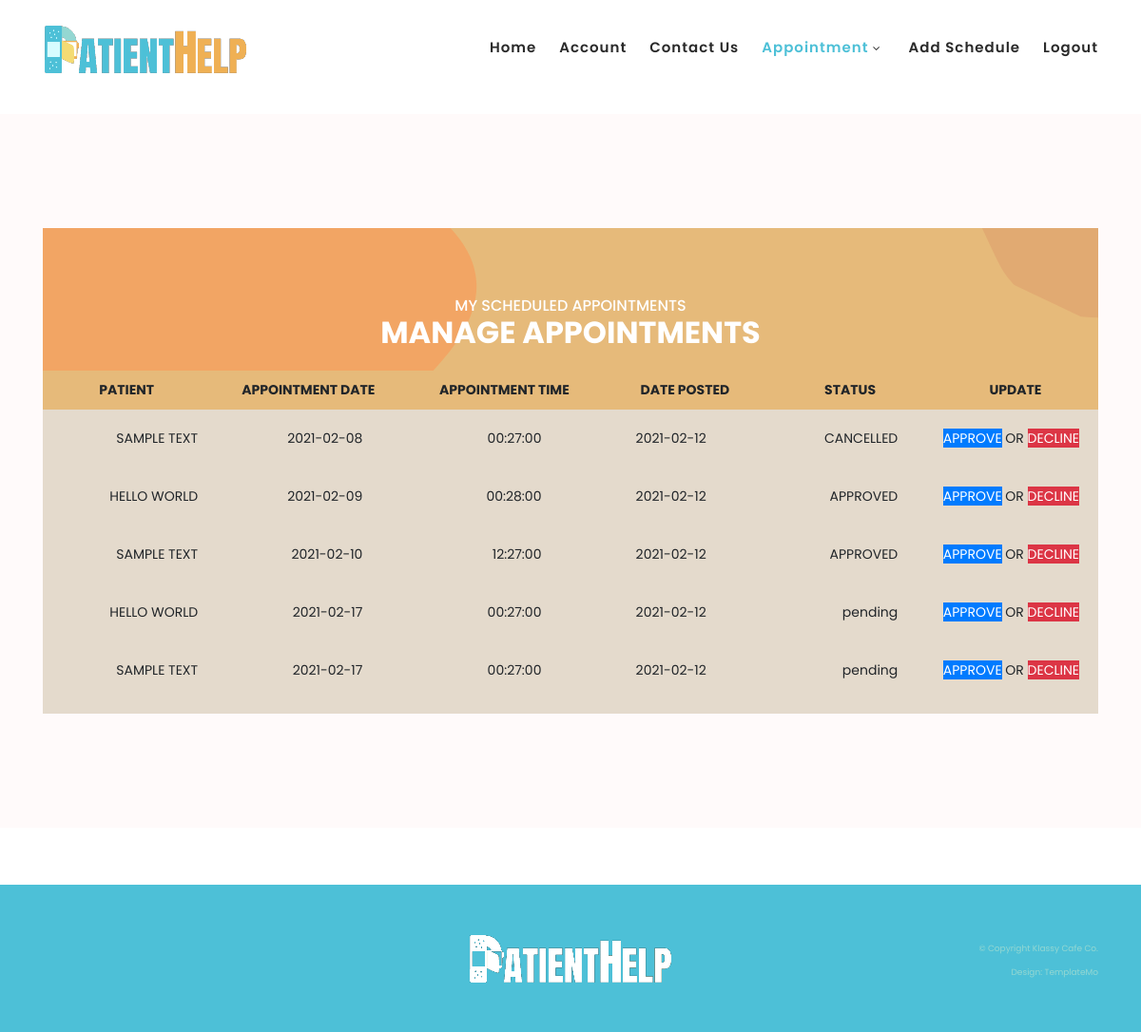
/web_doctor/view_appointment.php (signed in), run on an earlier commit of the app's database.
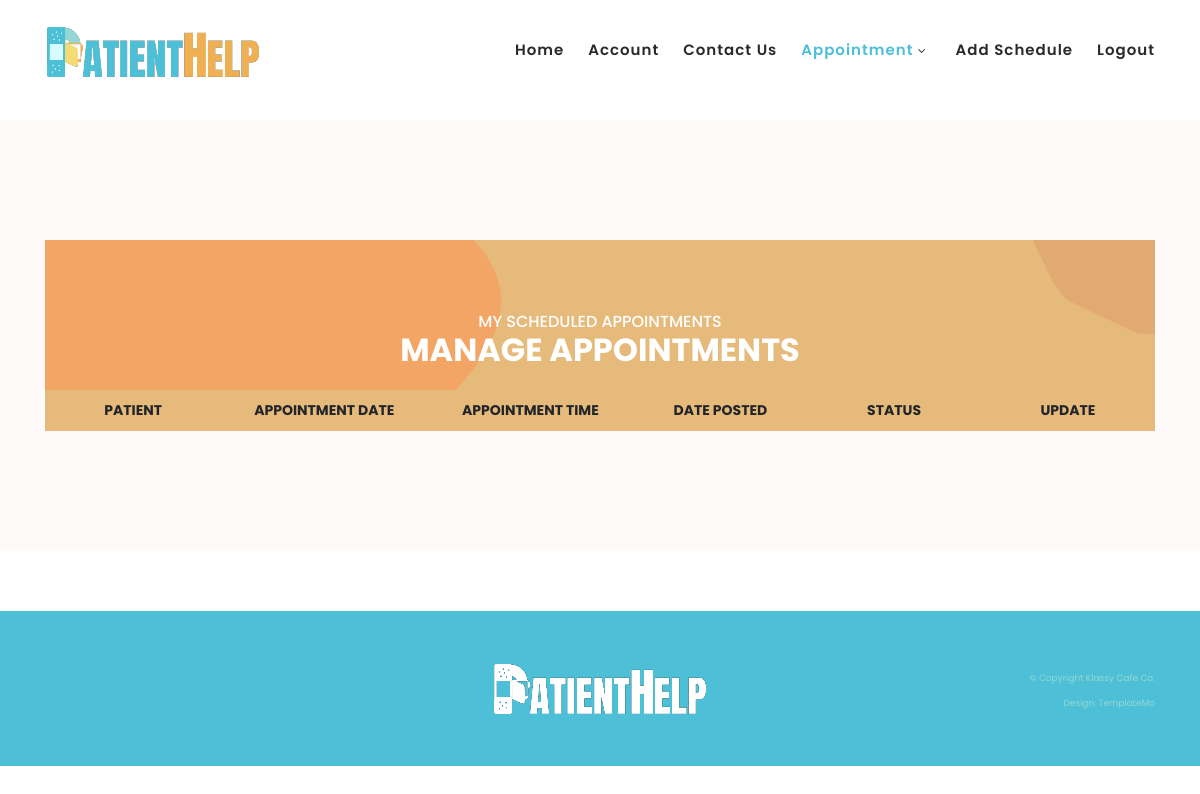
And on a later commit of the database.
### tables this page shows
CREATE TABLE `appointment` (
  `appointment_no` int(11) NOT NULL,
  `appointment_date` date NOT NULL,
  `appointment_time` time NOT NULL,
  `date_posted` date NOT NULL,
  `details` varchar(255) NOT NULL,
  `approval` varchar(50) NOT NULL,
  `patient_id` int(11) NOT NULL,
  `doctor_id` int(11) NOT NULL
);

### web_doctor/view_appointment.php (the view, shortened to what this page needs)
<?php
    if (isset($_SESSION['username'])) {
        $con = mysqli_connect("localhost", "root", "", "patient_care") or die(mysqli_error());
    }
    else {
        header("location: ../index.html");
    }
?>
<!DOCTYPE html>
<html lang="en">
  <head>
  <head>
    <link rel="stylesheet" type="text/css" href="../css/bootstrap.min.css">
    <link rel="stylesheet" type="text/css" href="../css/font-awesome.css">
    <link rel="stylesheet" href="../css/templatemo-klassy-cafe.css">
    <link rel="stylesheet" href="../css/owl-carousel.css">
    <link rel="stylesheet" href="../css/lightbox.css">
	<link rel="stylesheet" href="../css/tempcss.css">
	</head>
    <body>
    <header class="header-area header-sticky">
        <div class="container">
            <div class="row">
                <div class="col-12">
                    <nav class="main-nav">
                        <a href="index_doctor.php" class="logo">
                            <img src="../images/patienthelplogo.png" align="klassy cafe html template">
                        </a>
                        <ul class="nav">
                            <li class="scroll-to-section"><a href="index_doctor.php #top">Home</a></li>
                            <li class="scroll-to-section"><a href="index_doctor.php #about">Account</a></li>
                            <li class="scroll-to-section"><a href="index_doctor.php #contactus">Contact Us</a></li>
                            <li class="submenu">
                                <a href="javascript:;" class="active">Appointment</a>
                            </li>
                            <li><a href="add_schedule.php">Add Schedule</a></li>
                            <li><a href="../logout.php">Logout</a></li>
                        </ul>
                    </nav>
                </div>
            </div>
        </div>
    </header>
    <section class="section" id="menu">
        <div class="container">
            <div class="row">
				<div class="col-lg-12 text-center">
                    <div class="headBnnr">
						<br><br><br>
                        <h6>MY SCHEDULED APPOINTMENTS</h6>
						<h2><b>MANAGE APPOINTMENTS</b></h2>
                    </div>
				</div>
			</div>
		<div class="respoTable">
    <?php
        $user_id = $_SESSION['user_id'];
        $query = mysqli_query($con, "SELECT appointment_no,appointment_date, appointment_time, date_posted, CONCAT(fname, \" \", lname) AS patient_assigned, approval as status FROM `appointment` INNER JOIN patient on patient.patient_id = appointment.patient_id WHERE doctor_id = '".$user_id."' ORDER BY appointment_date asc");
		Print '<table align="center" class="fixed_header mngTable">
			<thead><tr>
				<th>PATIENT</th>
				<th>APPOINTMENT DATE</th>
				<th>APPOINTMENT TIME</th>
				<th>DATE POSTED</th>
				<th>STATUS</th>
				<th>UPDATE</th>
			</tr></thead>';
        while($row = mysqli_fetch_array($query))
        {
            Print '<tr>';
            Print '<td>' . strtoupper($row['patient_assigned']);
            Print '<td>' . $row['appointment_date'];
            Print '<td>' . $row['appointment_time'];
            Print '<td>' . $row['date_posted'];
            Print '<td>' . $row['status'];
            Print "<td><a class='btn-primary' href='../approval.php?id= ".$row['appointment_no']. "'>APPROVE</a><a> OR </a><a class='btn-danger' href='../cancel.php?id= ".$row['appointment_no']. "'> DECLINE</a>";
            Print '</tr>';
        }
    ?>
		</table>
		</div>
		</div>
    </section>
    <footer>
        <div class="container">
            <div class="row">
                <div class="col-lg-4 col-xs-12">
                </div>
                <div class="col-lg-4">
                    <div class="logo">
                        <a href="index_patient.php"><img src="../images/white-logo.png" alt=""></a>
                    </div>
                </div>
                <div class="col-lg-4 col-xs-12">
                    <div class="left-text-content">
                        <p>© Copyright Klassy Cafe Co.
                        <br>Design: TemplateMo</p>
                    </div>
                </div>
            </div>
        </div>
    </footer>
  </body>
</html>

What changed in the data, as far as the page shows it:
removed appointment: patient_assigned "SAMPLE TEXT", appointment_date "2021-02-08", appointment_time "00:27:00", date_posted "2021-02-12", approval "CANCELLED"
removed appointment: patient_assigned "HELLO WORLD", appointment_date "2021-02-09", appointment_time "00:28:00", date_posted "2021-02-12", approval "APPROVED"
removed appointment: patient_assigned "SAMPLE TEXT", appointment_date "2021-02-10", appointment_time "12:27:00", date_posted "2021-02-12", approval "APPROVED"
removed appointment: patient_assigned "HELLO WORLD", appointment_date "2021-02-17", appointment_time "00:27:00", date_posted "2021-02-12", approval "pending"
removed appointment: patient_assigned "SAMPLE TEXT", appointment_date "2021-02-17", appointment_time "00:27:00", date_posted "2021-02-12", approval "pending"
